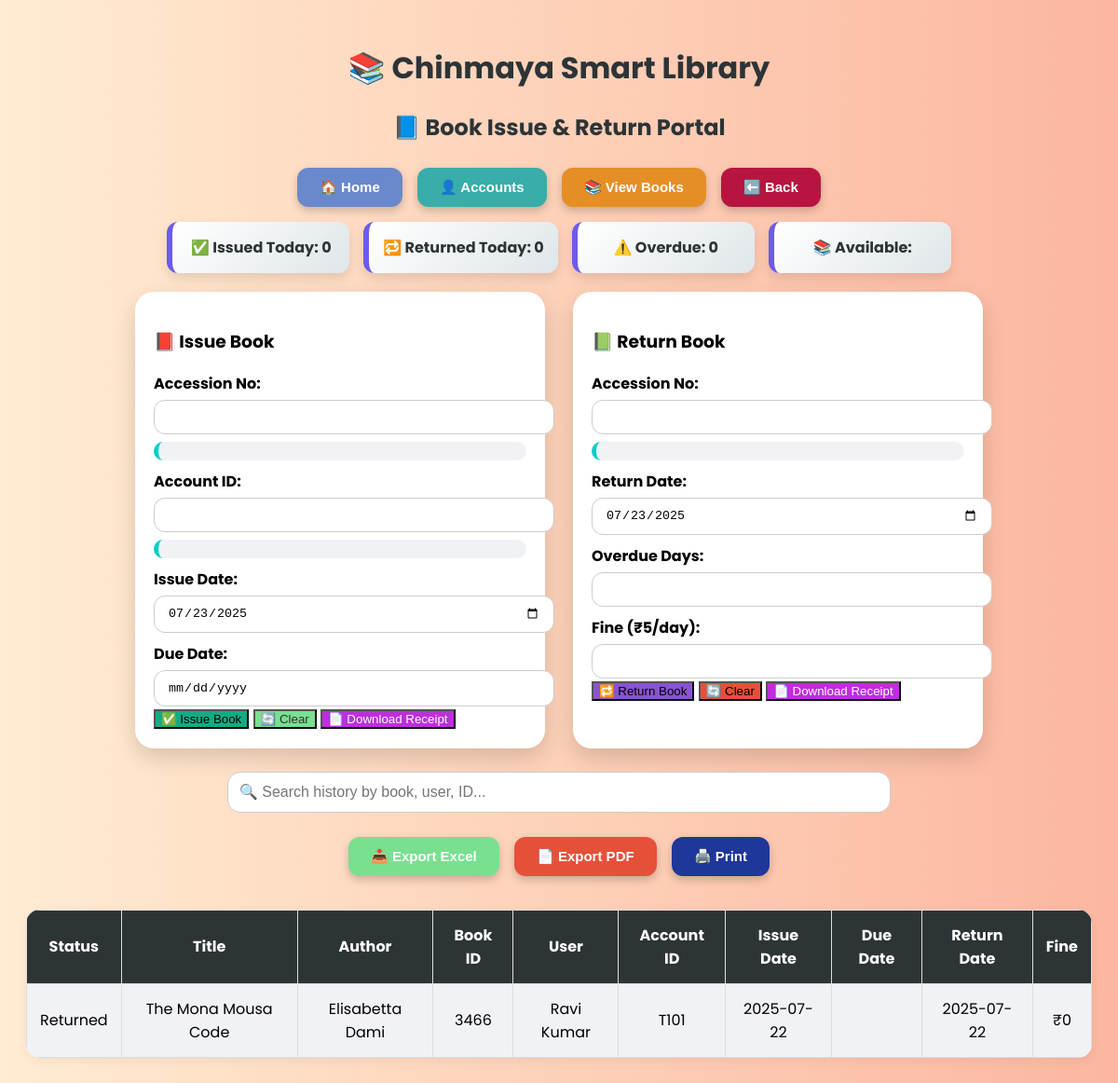
Page /issue on the committed database.
### tables this page shows
CREATE TABLE issued_books (
    id INTEGER PRIMARY KEY AUTOINCREMENT,
    accession_no TEXT,
    student_name TEXT,
    user_id TEXT,
    issue_date TEXT,
    due_date TEXT,
    return_date TEXT,
    fine INTEGER DEFAULT 0
, book_title TEXT);

CREATE TABLE books (
    id INTEGER PRIMARY KEY AUTOINCREMENT,
    accession TEXT UNIQUE,
    book_id TEXT,
    title TEXT,
    author TEXT,
    publisher TEXT,
    category TEXT,
    year TEXT,
    publication TEXT,
    quantity INTEGER
, status TEXT DEFAULT 'Available', isbn TEXT, created_date TEXT, cover_image TEXT, added_on TEXT, cover_image_filename TEXT, available INTEGER DEFAULT 1, accession_no TEXT);

### app.py (the view)
@app.route("/issue")
def issue_return():
    stats = {
        'issued_today': 0,
        'returned_today': 0,
        'issued_month': 0,
        'returned_month': 0,
        'not_returned': 0,
        'overdue': 0,
        'total_fine': 0
    }
    history = []
    conn = sqlite3.connect(DB_PATH)
    cur = conn.cursor()
    today = date.today()
    first_day = today.replace(day=1)
    try:
        cur.execute("SELECT COUNT(*) FROM issued_books WHERE issue_date = ?", (today,))
        stats['issued_today'] = cur.fetchone()[0]
        cur.execute("SELECT COUNT(*) FROM issued_books WHERE return_date = ?", (today,))
        stats['returned_today'] = cur.fetchone()[0]
        cur.execute("SELECT COUNT(*) FROM issued_books WHERE issue_date >= ?", (first_day,))
        stats['issued_month'] = cur.fetchone()[0]
        cur.execute("SELECT COUNT(*) FROM issued_books WHERE return_date >= ?", (first_day,))
        stats['returned_month'] = cur.fetchone()[0]
        cur.execute("SELECT COUNT(*) FROM issued_books WHERE return_date IS NULL")
        stats['not_returned'] = cur.fetchone()[0]
        cur.execute("SELECT COUNT(*) FROM issued_books WHERE return_date IS NULL AND due_date < ?", (today,))
        stats['overdue'] = cur.fetchone()[0]
        cur.execute("SELECT SUM(fine) FROM issued_books")
        total = cur.fetchone()[0]
        stats['total_fine'] = total if total else 0
        cur.execute("SELECT * FROM issued_books ORDER BY id DESC LIMIT 100")
        rows = cur.fetchall()
        for row in rows:
            book = get_book_data(row[1])
            history.append({
                'book_title': book.get('title', ''),
                'book_author': book.get('author', ''),
                'book_id': row[1],
                'user_name': row[2],
                'user_id': row[3],
                'issue_date': row[4],
                'due_date': row[5],
                'return_date': row[6],
                'fine': row[7]
            })
    except Exception as e:
        flash("Database Error: " + str(e))
    conn.close()
    return render_template("issue_return.html", stats=stats, history=history)

### app.py (called while the page is built)
def get_book_data(accession_no):
    conn = sqlite3.connect(DB_PATH)
    cur = conn.cursor()
    cur.execute("SELECT title, author FROM books WHERE accession = ?", (accession_no,))
    row = cur.fetchone()
    cur.execute("SELECT COUNT(*) FROM issued_books WHERE accession_no = ? AND return_date IS NULL", (accession_no,))
    issued = cur.fetchone()[0]
    conn.close()
    if row:
        return {
            "title": row[0],
            "author": row[1],
            "available": issued == 0
        }
    else:
        return {}

### templates/issue_return.html (shortened to what this page needs)
<!DOCTYPE html>
<html lang="en">
<head>
    <link rel="stylesheet" href="{{ url_for('static', filename='css/style.css') }}">
</head>
<body>
    <h1>📚 Chinmaya Smart Library</h1>
    <h2>📘 Book Issue & Return Portal</h2>
    <div class="nav-buttons">
        <button class="nav-btn home-btn" onclick="location.href='/dashboard'">🏠 Home</button>
        <button class="nav-btn account-btn" onclick="location.href='/accounts'">👤 Accounts</button>
        <button class="nav-btn book-btn" onclick="location.href='/view_books'">📚 View Books</button>
        <button class="nav-btn back-btn" onclick="history.back()">⬅️ Back</button>
    </div>
    <div class="stats-bar">
        <div class="stats-box">✅ Issued Today: {{ stats.issued_today }}</div>
        <div class="stats-box">🔁 Returned Today: {{ stats.returned_today }}</div>
        <div class="stats-box">⚠️ Overdue: {{ stats.overdue }}</div>
        <div class="stats-box">📚 Available: {{ stats.available }}</div>
    </div>
    <div class="form-section">
        <form class="form-box" method="POST" action="/issue_book">
            <h3>📕 Issue Book</h3>
            <label>Accession No:</label>
            <input type="text" name="book_id" id="book_id" onblur="fetchBookDetails()" required>
            <div class="info-box" id="book_info"></div>
            <label>Account ID:</label>
            <input type="text" name="user_id" id="user_id" onblur="fetchUserDetails()" required>
            <div class="info-box" id="user_info"></div>
            <label>Issue Date:</label>
            <input type="date" name="issue_date" id="issue_date" required>
            <label>Due Date:</label>
            <input type="date" name="due_date" id="due_date" readonly>
            <button class="nav-btn issue-btn" type="submit">✅ Issue Book</button>
            <button type="reset" class="nav-btn excel-btn">🔄 Clear</button>
            <button type="button" class="nav-btn receipt-btn" onclick="downloadIssue()">📄 Download Receipt</button>
        </form>
        <form class="form-box" method="POST" action="/return_book">
            <h3>📗 Return Book</h3>
            <label>Accession No:</label>
            <input type="text" name="return_book_id" id="return_book_id" onblur="fetchReturnDetails()" required>
            <div class="info-box" id="return_info"></div>
            <label>Return Date:</label>
            <input type="date" name="return_date" id="return_date" onchange="calculateFine()" required>
            <label>Overdue Days:</label>
            <input type="text" id="overdue_days" readonly>
            <label>Fine (₹5/day):</label>
            <input type="text" name="fine" id="fine" readonly>
            <button class="nav-btn return-btn" type="submit">🔁 Return Book</button>
            <button type="reset" class="nav-btn pdf-btn">🔄 Clear</button>
            <button type="button" class="nav-btn receipt-btn" onclick="downloadReturn()">📄 Download Receipt</button>
        </form>
    </div>
    <div class="search-bar">
        <input type="text" id="searchInput" placeholder="🔍 Search history by book, user, ID...">
    </div>
    <div class="export-buttons">
        <button class="export-btn excel-btn" onclick="location.href='/export_excel'">📥 Export Excel</button>
        <button class="export-btn pdf-btn" onclick="location.href='/export_pdf'">📄 Export PDF</button>
        <button class="export-btn print-btn" onclick="window.print()">🖨️ Print</button>
    </div>
    <table id="historyTable">
        <thead>
            <tr>
                <th>Status</th>
                <th>Title</th>
                <th>Author</th>
                <th>Book ID</th>
                <th>User</th>
                <th>Account ID</th>
                <th>Issue Date</th>
                <th>Due Date</th>
                <th>Return Date</th>
                <th>Fine</th>
            </tr>
        </thead>
        <tbody>
            {% for tx in history %}
            <tr class="{{ 'overdue' if tx.fine|int > 0 else 'returned' if tx.return_date else 'issued' }}">
                <td>{{ 'Returned' if tx.return_date else 'Issued' }}</td>
                <td>{{ tx.book_title }}</td>
                <td>{{ tx.book_author }}</td>
                <td>{{ tx.book_id }}</td>
                <td>{{ tx.user_name }}</td>
                <td>{{ tx.user_id }}</td>
                <td>{{ tx.issue_date }}</td>
                <td>{{ tx.due_date }}</td>
                <td>{{ tx.return_date or '—' }}</td>
                <td>₹{{ tx.fine if tx.fine is defined else '0' }}</td>
            </tr>
            {% endfor %}
        </tbody>
    </table>
</body>
</html>

### templates/issue_return.html (style rules this page uses)
body { font-family: 'Poppins', sans-serif; background: linear-gradient(to right, #ffecd2, #fcb69f); padding: 20px; animation: fadeIn 0.5s ease-in-out; }
h1, h2 { text-align: center; color: #2d3436; animation: pop 0.4s ease; }
.nav-buttons, .export-buttons { text-align: center; margin: 10px 0; }
.nav-buttons .nav-btn, .export-buttons .export-btn { margin: 6px; padding: 12px 24px; font-weight: bold; border: none; border-radius: 12px; color: white; cursor: pointer; font-size: 15px; box-shadow: 0 4px 10px rgba(0, 0, 0, 0.2); transition: transform 0.3s ease, box-shadow 0.3s ease; }
.home-btn { background-color: #6a89cc; }
.account-btn { background-color: #38ada9; }
.book-btn { background-color: #e58e26; }
.back-btn { background-color: #b71540; }
.issue-btn { background-color: #10ac84; }
.return-btn { background-color: #8854d0; }
.excel-btn { background-color: #78e08f; color: #2d3436; }
.pdf-btn { background-color: #e55039; }
.print-btn { background-color: #1e3799; }
.stats-bar { display: flex; justify-content: center; gap: 15px; margin-bottom: 20px; flex-wrap: wrap; }
.stats-box { background: linear-gradient(135deg, #ffffff, #dfe6e9); padding: 15px; border-left: 6px solid #6c5ce7; border-radius: 12px; box-shadow: 0 6px 12px rgba(0, 0, 0, 0.1); min-width: 160px; text-align: center; font-weight: bold; color: #2d3436; }
.form-section { display: flex; flex-wrap: wrap; gap: 30px; justify-content: center; }
.form-box { background: #fff; padding: 20px; border-radius: 20px; box-shadow: 0 10px 25px rgba(0, 0, 0, 0.15); min-width: 320px; max-width: 400px; flex: 1; transition: transform 0.3s ease; }
label { display: block; margin-top: 10px; font-weight: bold; }
input, select { width: 100%; padding: 10px 14px; border-radius: 12px; border: 1px solid #ccc; margin-top: 5px; }
.info-box { background: #f1f2f6; padding: 10px; margin-top: 8px; border-left: 5px solid #00cec9; border-radius: 10px; font-size: 14px; }
.search-bar { margin: 20px auto; text-align: center; }
.search-bar input { width: 60%; padding: 12px; border-radius: 14px; border: 1px solid #ccc; font-size: 16px; }
table { width: 100%; margin-top: 30px; background: #fff; border-collapse: collapse; border-radius: 15px; overflow: hidden; box-shadow: 0 4px 12px rgba(0, 0, 0, 0.05); }
th, td { padding: 14px; text-align: center; border: 1px solid #ddd; }
th { background: #2d3436; color: white; }
tr.returned { background-color: #f1f2f6; }
.receipt-btn { background-color: #be2edd; color: white; }

### rows in the picture
issued_books: return_date "Returned", book_id "3466", user_name "Ravi Kumar", user_id "T101", issue_date "2025-07-22", return_date "2025-07-22"
books: book_title "The Mona Mousa Code", book_author "Elisabetta Dami"

### other values in the picture
{{ stats.issued_today }} "0"
{{ stats.returned_today }} "0"
{{ stats.overdue }} "0"
{{ tx.fine if tx.fine is defined else '0' }} "0"
